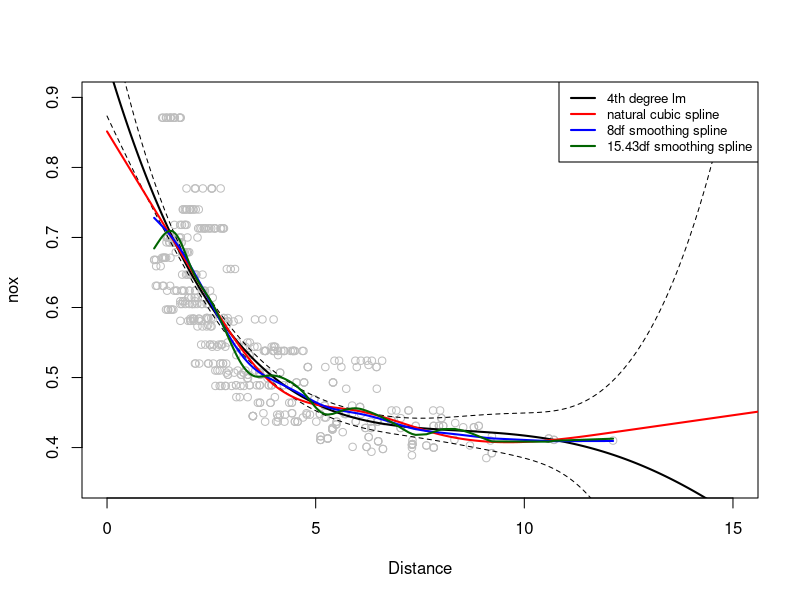

Write the R code that produced this figure.
## ---- chunk 1
library(MASS)
library(boot)
library(splines)

kCV <- 0
n <- nrow(Boston)

set.seed(1) # To get same K-fold CV every run.

# Ignore the warnings in the loop.
for(i in 1:20){
  fit <- glm(nox ~ poly(dis, degree=i, raw=TRUE, simple=TRUE), data=Boston)
  kCV[i] <- cv.glm(Boston, fit, K=10)$delta[1]
}
## ---- chunk 2
cbind(1:20, kCV)
which.min(kCV)
## ---- chunk 3
deg <- which.min(kCV)
m1 <- lm(nox ~ poly(dis, degree=deg, raw=TRUE, simple=TRUE), data=Boston)
## ---- chunk 4
set.seed(1) # To get same K-fold CV every run.

#20-fold CV
# Ignore the warnings in the loop.
for(i in 1:20){
  fit <- glm(nox ~ poly(dis, degree=i, raw=TRUE, simple=TRUE), data=Boston)
  kCV[i] <- cv.glm(Boston, fit, K=20)$delta[1]
}

cbind(1:20, kCV)

#for(i in 1:20){
#  fit <- glm(nox ~ poly(dis, degree=i, raw=TRUE, simple=TRUE), data=Boston)
#  kCV[i] <- cv.glm(Boston, fit, K=506)$delta[1]
#}

cbind(kCV) 
## ---- chunk 5
nat_cubic_spline <- lm(nox ~ ns(dis, knots=c(2, 4, 6, 8)), data=Boston)
## ---- chunk 6
# smooth.spline(...) takes the predictor first, then the response second, opposite of how lm(...) does it.
smooth_spline_8 <- smooth.spline(Boston$dis, Boston$nox, df=8)
smooth_spline_cv <- smooth.spline(Boston$dis, Boston$nox, cv=TRUE) # Gives a warning. 
## ---- chunk 7
# m1 already created and named accordingly in (a)
m2 <- nat_cubic_spline
m3 <- smooth_spline_8
m4 <- smooth_spline_cv

#dis_lims <- range(Boston$dis)
#dis.grid <- seq(from=dis_lims[1], to=dis_lims[2])
dis.grid <- seq(0, 100, by=0.01)

plot(Boston$dis, Boston$nox, col="grey", 
     xlim=c(0,15), ylim=c(0.35,0.9),
     xlab="Distance", ylab="nox")
pred <- predict(m1, newdata=list(dis=dis.grid), se=T)
lines(dis.grid, pred$fit, lwd=2)
lines(dis.grid, pred$fit + 2*pred$se, lty="dashed")
lines(dis.grid, pred$fit - 2*pred$se, lty="dashed")

pred2 <- predict(m2, newdata=list(dis=dis.grid), se=T)
lines(dis.grid, pred2$fit, col="red", lwd=2)

pred3 <- predict(m3, newdata=list(dis=dis.grid), se=T)
lines(m3, col="blue", lwd=2)

pred4 <- predict(m4, newdata=list(dis=dis.grid), se=T)
lines(m4, col="darkgreen", lwd=2)

legend("topright", legend=c("4th degree lm", "natural cubic spline", "8df smoothing spline", "15.43df smoothing spline"), col=c("black","red", "blue", "darkgreen"), lty=1, lwd=2, cex=0.8)
